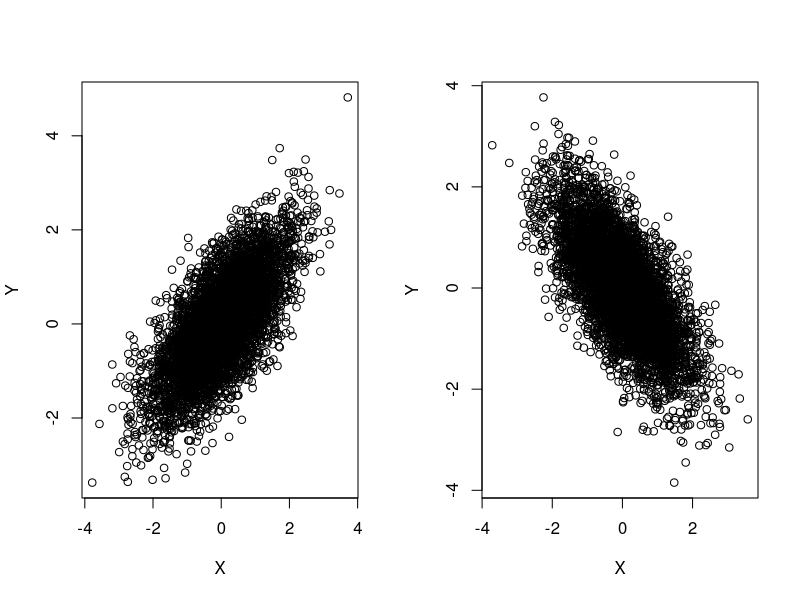
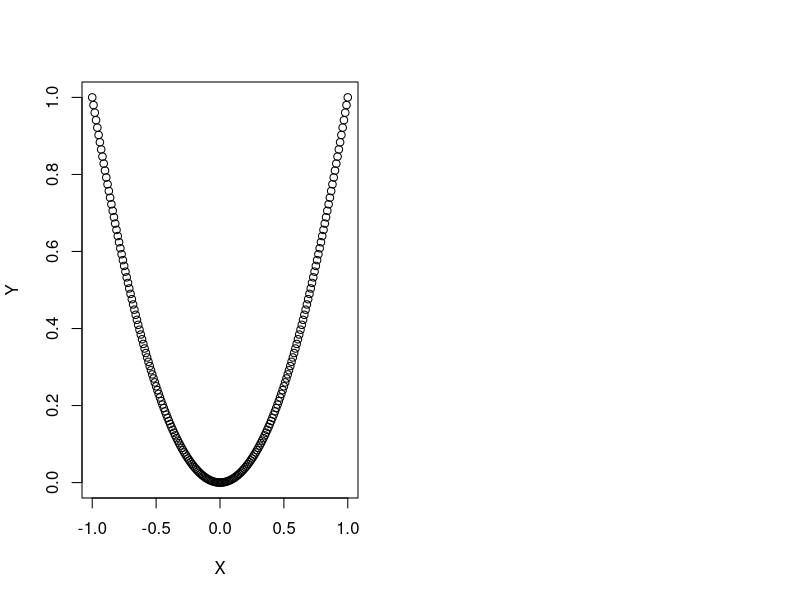
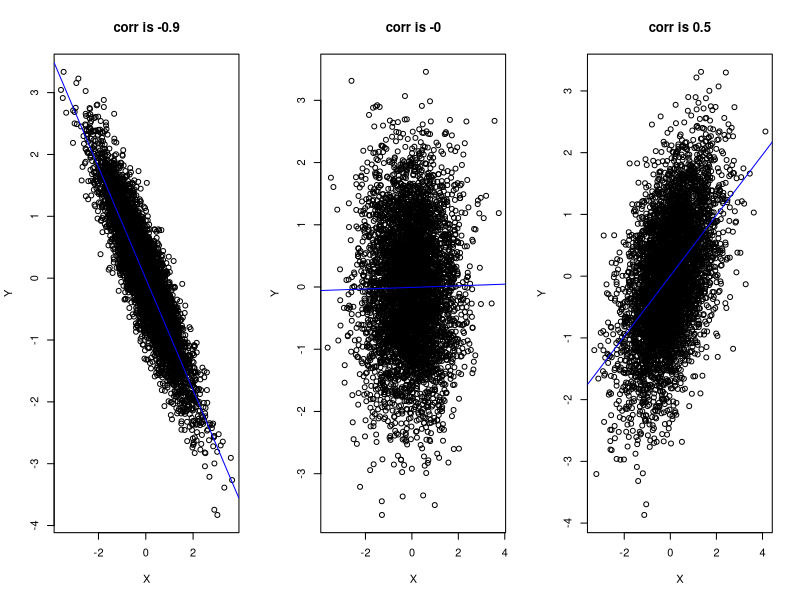
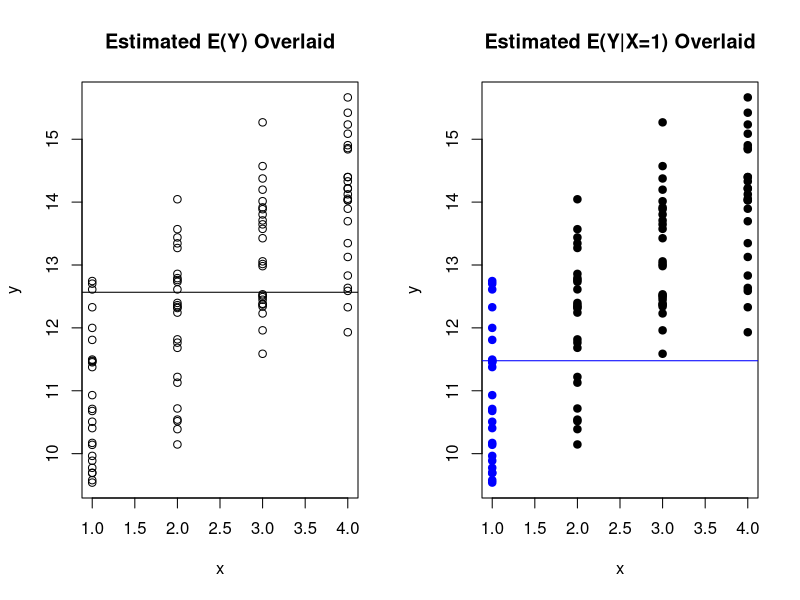

These charts were generated, in order, by the following R code:
## ---- chunk 1
rm(list = ls())
## ---- chunk 2
library(mvtnorm)

n<-5000

mu_vector<-c(0,0)

sig12<-0.7

cov_mat<-matrix(c(1,sig12,sig12,1), nrow=2, ncol=2)

data<-rmvnorm(n, mu_vector, cov_mat)
  
x1<-data[,1]
x2<-data[,2]

cov_mat2<-matrix(c(1,-sig12,-sig12,1), nrow=2, ncol=2)

data2<-rmvnorm(n, mu_vector, cov_mat2)
  
x3<-data2[,1]
x4<-data2[,2]

par(mfrow=c(1,2))
plot(x1,x2, xlab="X", ylab="Y")
plot(x3,x4, xlab="X", ylab="Y")

## ---- chunk 3
x<-seq(-1,1, by=0.01)
y<-x^2

##note from plot that X & Y do not have a linear relationship
plot(x,y, xlab="X", ylab="Y")

cov(x,y) ##covariance is virtually 0
## ---- chunk 4
library(mvtnorm)

n<-5000

mu_vector<-c(0,0)

rho1<- -0.9

cov_mat<-matrix(c(1,rho1,rho1,1), nrow=2, ncol=2)

data<-rmvnorm(n, mu_vector, cov_mat)
  
x1<-data[,1]
x2<-data[,2]

rho2<- 0

cov_mat2<-matrix(c(1,rho2,rho2,1), nrow=2, ncol=2)

data2<-rmvnorm(n, mu_vector, cov_mat2)
  
x3<-data2[,1]
x4<-data2[,2]

rho3<- 0.5

cov_mat3<-matrix(c(1,rho3,rho3,1), nrow=2, ncol=2)

data3<-rmvnorm(n, mu_vector, cov_mat3)
  
x5<-data3[,1]
x6<-data3[,2]

par(mfrow=c(1,3))
plot(x1,x2, xlab="X", ylab="Y", main="corr is -0.9")
abline(lm(x2~x1), col="blue")
plot(x3,x4, xlab="X", ylab="Y", main="corr is -0")
abline(lm(x4~x3), col="blue")
plot(x5,x6, xlab="X", ylab="Y", main="corr is 0.5")
abline(lm(x6~x5), col="blue")

## ---- chunk 5
set.seed(40)
n<-100 ##100 data points

##generate X
x<-c(rep(1,n/4), rep(2,n/4), rep(3,n/4), rep(4,n/4)) 

##simulate Y
y<- 10 + x + rnorm(n)

par(mfrow=c(1,2))
plot(x,y, main="Estimated E(Y) Overlaid")
abline(h=mean(y)) ##add line to represent est E(Y)

plot(x,y, col = ifelse(x == 1,'blue', 'black'), pch = 19, main="Estimated E(Y|X=1) Overlaid" )
abline(h=mean(y[x=1]), col="blue") ##add line to represent est E(Y|X=1)
## ---- chunk 6
dmultinom(c(2,3,1,4), prob=c(0.28,0.29,0.1,0.33)) ##specify X1, X2, X3, X4, then p1,p2,p3, p4
## ---- chunk 7
library(mvtnorm) ##package to simulate from MVN

reps<-1000 ## how many reps
pvalsx1<-pvalsx2<-pvalsx3<-array(0,reps) ##initialize an array to store the pvalues from each test at each rep
siglevel<-0.05 ##sig level
n<-5000 ##number of draws for each rep

mu_vector<-c(1,2,5) ##mean vector

##set up covariance matrix
sig12<-0.5
sig13<-0.6
sig23<-0.2
cov_mat<-matrix(c(1,sig12,sig13,sig12,2,sig23,sig13,sig23,4), nrow=3, ncol=3)

##set.seed so you can replicate my result.
set.seed(30)

##run steps 1 and 2 for 10 000 times
for (i in 1:reps)
  
{

  data<-rmvnorm(n, mu_vector, cov_mat)
  
  x1<-data[,1] ##extract X1
  x2<-data[,2] ##extract X2
  x3<-data[,3] ##extract X3
  
  ##store pvalue from Shapiro-Wilk test from each component
  pvalsx1[i]<-shapiro.test(x1)$p.value 
  pvalsx2[i]<-shapiro.test(x2)$p.value
  pvalsx3[i]<-shapiro.test(x3)$p.value 
  
}

##proportion of tests that wrongly reject the null
sum(pvalsx1<siglevel)/reps ##for X1
sum(pvalsx2<siglevel)/reps ##for X2
sum(pvalsx3<siglevel)/reps ##for X3
